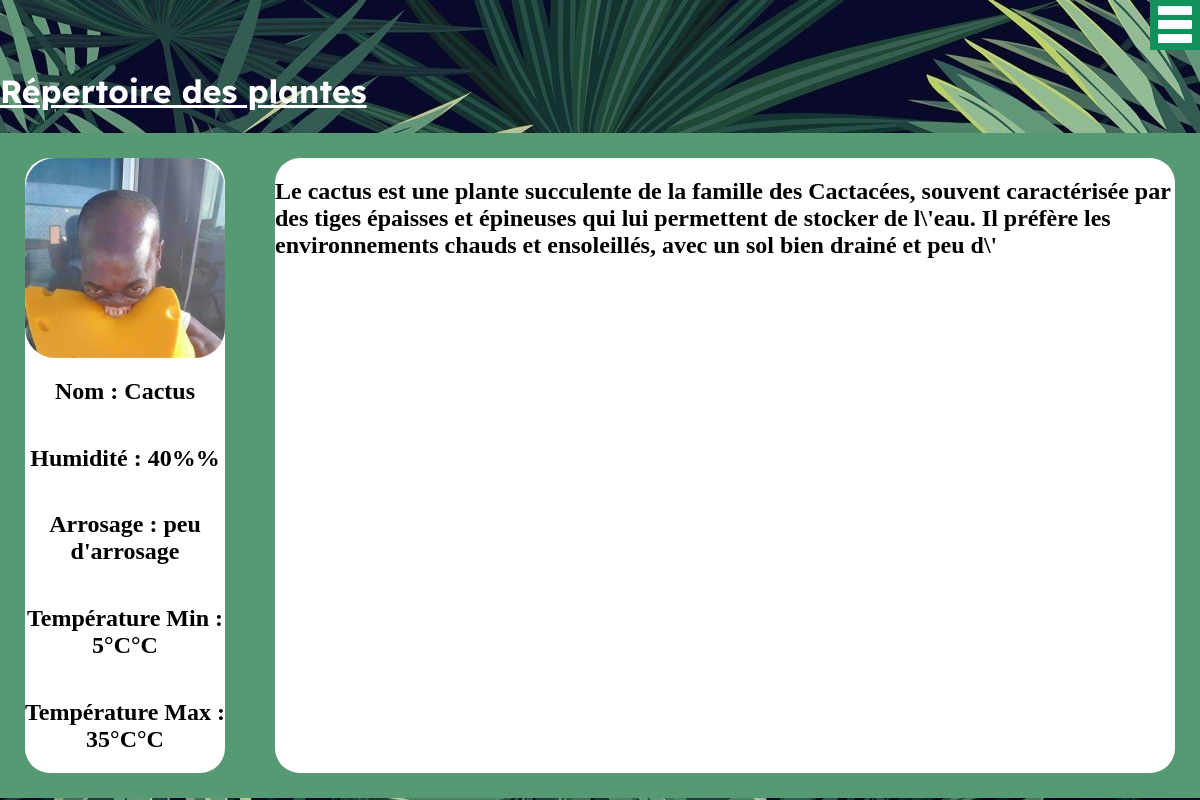
Screenshot of /src/html_php/description.php?id=42 (signed in) with the database file from the repository.
### tables this page shows
CREATE TABLE `plante` (
  `id` int(11) NOT NULL,
  `Nom` varchar(100) NOT NULL,
  `Humidité` varchar(100) NOT NULL,
  `Arrosage` varchar(100) NOT NULL,
  `Temperature_min` varchar(100) NOT NULL,
  `Temperature_max` varchar(100) NOT NULL,
  `Description` text NOT NULL,
  `libelle` varchar(250) NOT NULL
);

### src/html_php/description.php (the view, shortened to what this page needs)
<?php
$user = "u715650454_cofop_user";
$db = "u715650454_cofop_plantes";
require("db.php");
$data = mysqli_connect($host, $user, $password, $db);
if (isset($_GET['id']) && is_numeric($_GET['id'])) {
    $id = intval($_GET['id']);
    $sql = "SELECT * FROM plante WHERE id = ?";
    $stmt = mysqli_prepare($data, $sql);
    if ($stmt) {
        mysqli_stmt_bind_param($stmt, "i", $id);
        mysqli_stmt_execute($stmt);
        $result = mysqli_stmt_get_result($stmt);
        $plante = mysqli_fetch_assoc($result);
    } else {
        die("Erreur de requête : " . mysqli_error($data));
    }
} else {
    die("ID de la plante non spécifié ou invalide.");
}
?>
<!DOCTYPE html>
<html lang="fr">
    <head>
        <link rel="stylesheet" href="../ressources/css/description2.css">
    </head>
    <body>
        <div class="menuLeft">
            <div name="petit_vert" class="mini">
                <a class="menuBarreIconContainer">
                    <img class="menuBarre" src="../ressources/images/menuprojet.png">
                </a>
            </div>
        </div>
        <h1 id="titre">Répertoire des plantes</h1>
        <div class="vert">
            <div class="bulle">
                <div class="imgContainer">
                    <?php if (!empty($plante['libelle'])): ?>
                        <img width="200px" height="200px" class="image" src="<?php echo htmlspecialchars($plante['libelle']); ?>">
                    <?php else: ?>
                        <p>Aucune image disponible.</p>
                    <?php endif; ?>
                </div>
                <h2 class='texte'>Nom : <?php echo htmlspecialchars($plante['Nom']); ?></h2>
                <h2 class="texte">Humidité : <?php echo htmlspecialchars($plante['Humidité']); ?>%</h2>
                <h2 class="texte">Arrosage : <?php echo htmlspecialchars($plante['Arrosage']); ?></h2>
                <h2 class="texte">Température Min : <?php echo htmlspecialchars($plante['Temperature_min']); ?>°C</h2>
                <h2 class="texte">Température Max : <?php echo htmlspecialchars($plante['Temperature_max']); ?>°C</h2>
            </div>
            <div id="bulle2">
                <h2 class="texte"><?php echo nl2br(htmlspecialchars($plante['Description'])); ?></h2>
            </div>
        </div>
    </body>
</html>

### src/ressources/css/description2.css (style rules this page uses)
body { background-image: url("../images/feuil.jpg"); margin: 0; }
#titre { color: white; font-family: 'Lexend Deca'; font-style: normal; font-size: 32px; text-align: left; text-decoration-line: underline; }
.vert { width: auto; background-color: #569A73; display: flex; flex-direction: row; justify-content: space-around; gap: 50px; padding: 25px; }
.bulle { background-color: white; max-width: 200px; width: 50%; height: 100%; display: flex; flex-direction: column; border-radius: 25px; text-align: center; }
.imgContainer { width: 100%; display: flex; flex-direction: row; justify-content: center; align-items: center; }
#bulle2 { background-color: white; width: 100%; height: auto; border-radius: 25px; }
.image { border-radius: 30px; }
.menuLeft { display: flex; flex-direction: row; justify-content: flex-end; align-items: center; gap: 50px; }
.mini { width: 50px; height: 50px; z-index: 1; border-radius: 3px; display: flex; flex-direction: row; justify-content: space-between; align-items: center; position: relative; }
.menuBarreIconContainer { background-color:#13915c ; position: absolute; top: 0; right: 0; width: 50px; height: 50px; z-index: 2; }
.menuBarre { width: 50px; height: 50px; transform: rotate(0deg); transition: transform 0.2s ease; z-index: 2; }

### rows the page displays
plante: libelle (picture), Nom "Cactus", Humidité "40%", Arrosage "peu d'arrosage", Temperature_min "5°C", Temperature_max "35°C", Description "Le cactus est une plante succulente de la famille des Cactacées, souvent caractérisée par des tiges épaisses et épineuses qui lui permettent de stocker de l\\'eau. Il préfère les environnements chauds et ensoleillés, avec un sol bien drainé et peu d\\'"
